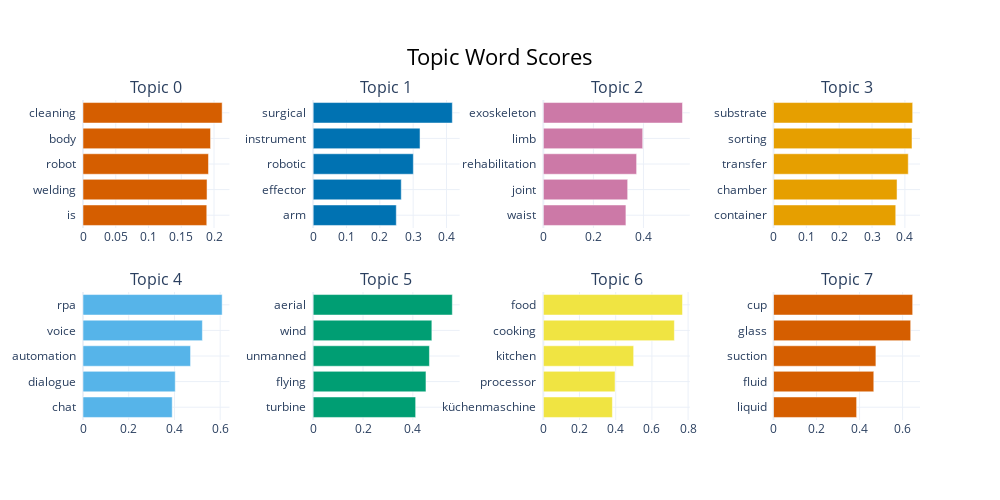

Notebook code for this chart:
### Code cell
topic_model.visualize_barchart()

### Figure 1 — Plotly figure (JSON) as saved in the notebook; plotly's stock layout.template omitted (floating-point values rounded to 4 significant figures)
{"data": [{"marker": {"color": "#D55E00"}, "orientation": "h", "type": "bar", "x": [0.1889, 0.1893, 0.1915, 0.1947, 0.2124], "xaxis": "x", "y": ["is  ", "welding  ", "robot  ", "body  ", "cleaning  "], "yaxis": "y"}, {"marker": {"color": "#0072B2"}, "orientation": "h", "type": "bar", "x": [0.2494, 0.2643, 0.3005, 0.3206, 0.4175], "xaxis": "x2", "y": ["arm  ", "effector  ", "robotic  ", "instrument  ", "surgical  "], "yaxis": "y2"}, {"marker": {"color": "#CC79A7"}, "orientation": "h", "type": "bar", "x": [0.3299, 0.3369, 0.3726, 0.397, 0.556], "xaxis": "x3", "y": ["waist  ", "joint  ", "rehabilitation  ", "limb  ", "exoskeleton  "], "yaxis": "y3"}, {"marker": {"color": "#E69F00"}, "orientation": "h", "type": "bar", "x": [0.3721, 0.3761, 0.4103, 0.4217, 0.4237], "xaxis": "x4", "y": ["container  ", "chamber  ", "transfer  ", "sorting  ", "substrate  "], "yaxis": "y4"}, {"marker": {"color": "#56B4E9"}, "orientation": "h", "type": "bar", "x": [0.3902, 0.4035, 0.4704, 0.5222, 0.6086], "xaxis": "x5", "y": ["chat  ", "dialogue  ", "automation  ", "voice  ", "rpa  "], "yaxis": "y5"}, {"marker": {"color": "#009E73"}, "orientation": "h", "type": "bar", "x": [0.4112, 0.4526, 0.4665, 0.4762, 0.5584], "xaxis": "x6", "y": ["turbine  ", "flying  ", "unmanned  ", "wind  ", "aerial  "], "yaxis": "y6"}, {"marker": {"color": "#F0E442"}, "orientation": "h", "type": "bar", "x": [0.3816, 0.3962, 0.499, 0.7241, 0.769], "xaxis": "x7", "y": ["küchenmaschine  ", "processor  ", "kitchen  ", "cooking  ", "food  "], "yaxis": "y7"}, {"marker": {"color": "#D55E00"}, "orientation": "h", "type": "bar", "x": [0.3863, 0.466, 0.4758, 0.6376, 0.6468], "xaxis": "x8", "y": ["liquid  ", "fluid  ", "suction  ", "glass  ", "cup  "], "yaxis": "y8"}], "layout": {"annotations": [{"font": {"size": 16}, "showarrow": false, "text": "Topic 0", "x": 0.0875, "xanchor": "center", "xref": "paper", "y": 1, "yanchor": "bottom", "yref": "paper"}, {"font": {"size": 16}, "showarrow": false, "text": "Topic 1", "x": 0.3625, "xanchor": "center", "xref": "paper", "y": 1, "yanchor": "bottom", "yref": "paper"}, {"font": {"size": 16}, "showarrow": false, "text": "Topic 2", "x": 0.6375, "xanchor": "center", "xref": "paper", "y": 1, "yanchor": "bottom", "yref": "paper"}, {"font": {"size": 16}, "showarrow": false, "text": "Topic 3", "x": 0.9125, "xanchor": "center", "xref": "paper", "y": 1, "yanchor": "bottom", "yref": "paper"}, {"font": {"size": 16}, "showarrow": false, "text": "Topic 4", "x": 0.0875, "xanchor": "center", "xref": "paper", "y": 0.4, "yanchor": "bottom", "yref": "paper"}, {"font": {"size": 16}, "showarrow": false, "text": "Topic 5", "x": 0.3625, "xanchor": "center", "xref": "paper", "y": 0.4, "yanchor": "bottom", "yref": "paper"}, {"font": {"size": 16}, "showarrow": false, "text": "Topic 6", "x": 0.6375, "xanchor": "center", "xref": "paper", "y": 0.4, "yanchor": "bottom", "yref": "paper"}, {"font": {"size": 16}, "showarrow": false, "text": "Topic 7", "x": 0.9125, "xanchor": "center", "xref": "paper", "y": 0.4, "yanchor": "bottom", "yref": "paper"}], "height": 500, "hoverlabel": {"bgcolor": "white", "font": {"family": "Rockwell", "size": 16}}, "showlegend": false, "title": {"font": {"color": "Black", "size": 22}, "text": "Topic Word Scores", "x": 0.5, "xanchor": "center", "yanchor": "top"}, "width": 1000, "xaxis": {"anchor": "y", "domain": [0, 0.175], "showgrid": true}, "xaxis2": {"anchor": "y2", "domain": [0.275, 0.45], "showgrid": true}, "xaxis3": {"anchor": "y3", "domain": [0.55, 0.725], "showgrid": true}, "xaxis4": {"anchor": "y4", "domain": [0.825, 1], "showgrid": true}, "xaxis5": {"anchor": "y5", "domain": [0, 0.175], "showgrid": true}, "xaxis6": {"anchor": "y6", "domain": [0.275, 0.45], "showgrid": true}, "xaxis7": {"anchor": "y7", "domain": [0.55, 0.725], "showgrid": true}, "xaxis8": {"anchor": "y8", "domain": [0.825, 1], "showgrid": true}, "yaxis": {"anchor": "x", "domain": [0.6, 1], "showgrid": true}, "yaxis2": {"anchor": "x2", "domain": [0.6, 1], "showgrid": true}, "yaxis3": {"anchor": "x3", "domain": [0.6, 1], "showgrid": true}, "yaxis4": {"anchor": "x4", "domain": [0.6, 1], "showgrid": true}, "yaxis5": {"anchor": "x5", "domain": [0, 0.4], "showgrid": true}, "yaxis6": {"anchor": "x6", "domain": [0, 0.4], "showgrid": true}, "yaxis7": {"anchor": "x7", "domain": [0, 0.4], "showgrid": true}, "yaxis8": {"anchor": "x8", "domain": [0, 0.4], "showgrid": true}}}
